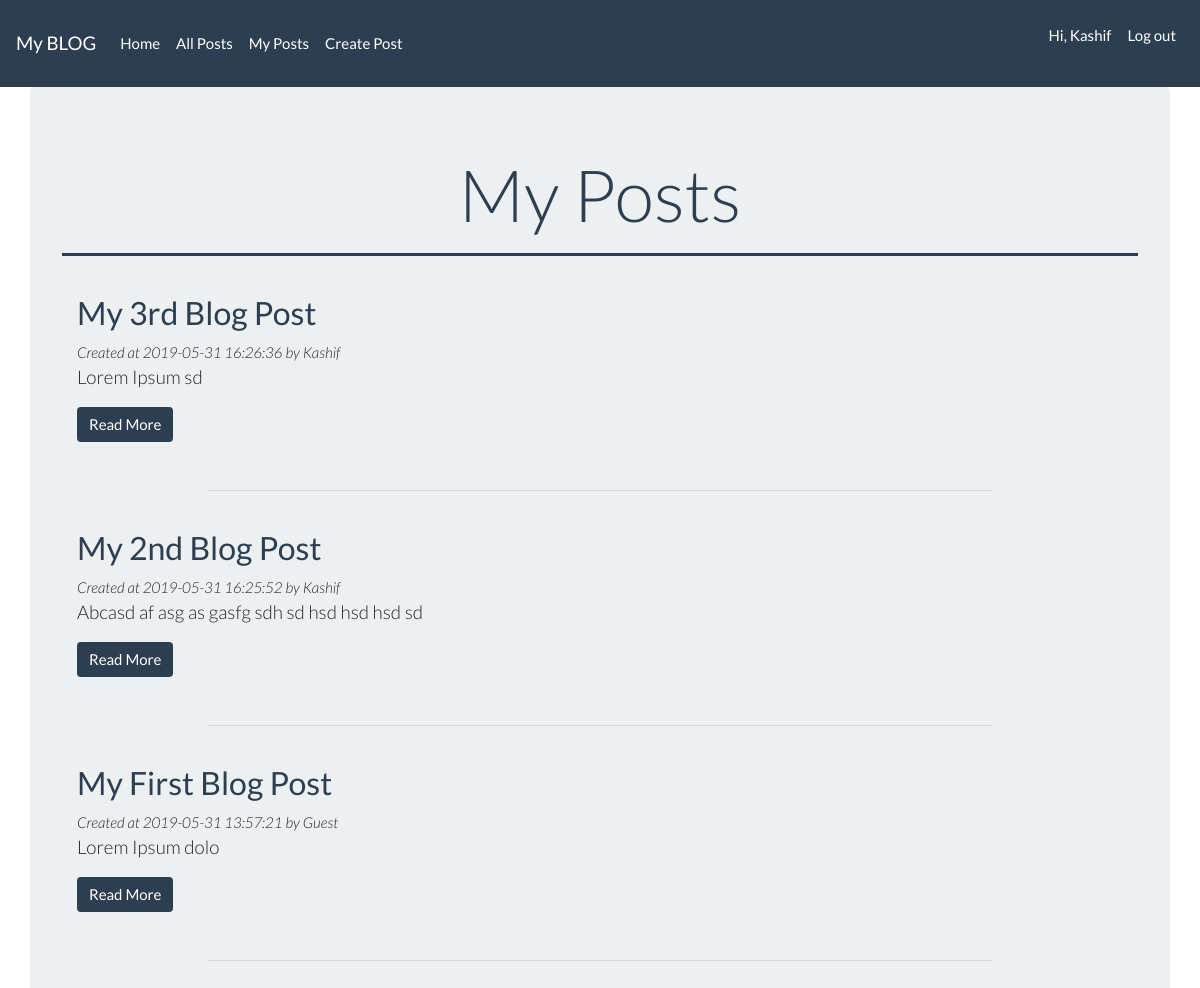
The app's page /myPosts.php (signed in) with its own data.
### tables this page shows
CREATE TABLE `posts` (
  `id` int(11) NOT NULL,
  `userId` int(11) NOT NULL,
  `title` varchar(255) NOT NULL,
  `body` text NOT NULL,
  `author` varchar(255) NOT NULL,
  `created_at` timestamp NOT NULL DEFAULT CURRENT_TIMESTAMP
);

### myPosts.php (called while the page is built, shortened)
<?php
    include('inc/postClass.php');
    $userId = $_SESSION['loggedInId'];
    $query = "SELECT * FROM posts WHERE userid = '$userId' ORDER BY created_at DESC";
    $post = new Post;
    $posts = $post->readAllPosts($query);
    include('inc/header.php');
    include('views/myPosts.phtml');
    include('inc/footer.php');
?>

### inc/db.php (called while the page is built, shortened)
<?php
    class Db {
        protected function connect() {
            $this->servername = "localhost";
            $this->username = "root";
            $this->password = "adnim";
            $this->dbname = "phpblog";
            $conn = new mysqli($this->servername, $this->username, $this->password, $this->dbname);
            if($conn->connect_errno){
                echo 'Failed to connect to MySQL '. $conn->connect_errno;
            } else {
                return $conn;
            }
        }
    }

### inc/postClass.php (called while the page is built, shortened)
<?php
    include('db.php');
    class Post extends Db{
        public function readAllPosts($query) {
            $result = $this->connect()->query($query);
            $numRows = $result->num_rows;
            if( $numRows > 0 ) {
                while( $rows = $result->fetch_all(MYSQLI_ASSOC) ) {
                    $posts = $rows;
                }
                return $posts;
            } else {
                return false;
            }
        }
    }

### views/myPosts.phtml (the view, shortened to what this page needs)
<div class="container jumbotron">
    <h1 class="display-3 text-center" style="color: #2C3E50">My Posts</h1>
    <hr style="height:2px; background-color: #2C3E50">
    <?php
        if( $posts ) {
        foreach($posts as $post) : ?>
        <div class="container">
            <br>
            <h3 class="display-5" style="color: #2C3E50"><?php echo $post['title']; ?></h3>
            <small class="lead" style="font-size: 15px; font-style: italic">Created at <?php echo $post['created_at']; ?> by <?php echo $post['author']; ?></small>
            <p class="lead"><?php echo $post['body']; ?></p>
            <a href="post.php?id=<?php echo $post['id']; ?>" class="btn btn-primary" style="background-color: #2C3E50; border: 0px;">Read More</a>
            <hr class="mt-5" style="width: 75%">
        </div>
    <?php endforeach; } ?>
</div>

### records on screen
posts: title "My 3rd Blog Post", created_at "2019-05-31 16:26:36", author "Kashif", body "Lorem Ipsum sd"
posts: title "My 2nd Blog Post", created_at "2019-05-31 16:25:52", author "Kashif", body "Abcasd af asg as gasfg sdh sd hsd hsd hsd sd"
posts: title "My First Blog Post", created_at "2019-05-31 13:57:21", author "Guest", body "Lorem Ipsum dolo"

### other values on screen
$_SESSION['loggedInUser'] "Kashif"
